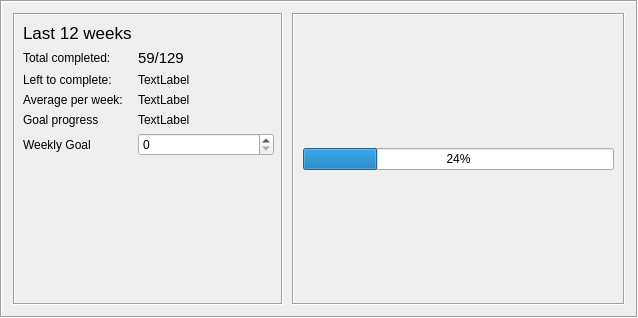
<?xml version="1.0" encoding="UTF-8"?>
<ui version="4.0">
 <class>ProgressView</class>
 <widget class="QFrame" name="ProgressView">
  <property name="geometry">
   <rect>
    <x>0</x>
    <y>0</y>
    <width>638</width>
    <height>318</height>
   </rect>
  </property>
  <property name="windowTitle">
   <string>Frame</string>
  </property>
  <property name="frameShape">
   <enum>QFrame::Box</enum>
  </property>
  <property name="frameShadow">
   <enum>QFrame::Sunken</enum>
  </property>
  <layout class="QHBoxLayout" name="horizontalLayout_2">
   <item>
    <layout class="QHBoxLayout" name="horizontalLayout">
     <property name="spacing">
      <number>9</number>
     </property>
     <item>
      <widget class="QFrame" name="legendFrame">
       <property name="sizePolicy">
        <sizepolicy hsizetype="Fixed" vsizetype="Preferred">
         <horstretch>0</horstretch>
         <verstretch>0</verstretch>
        </sizepolicy>
       </property>
       <property name="minimumSize">
        <size>
         <width>270</width>
         <height>0</height>
        </size>
       </property>
       <property name="frameShape">
        <enum>QFrame::Box</enum>
       </property>
       <property name="frameShadow">
        <enum>QFrame::Sunken</enum>
       </property>
       <widget class="QWidget" name="gridLayoutWidget_3">
        <property name="geometry">
         <rect>
          <x>10</x>
          <y>10</y>
          <width>251</width>
          <height>271</height>
         </rect>
        </property>
        <layout class="QFormLayout" name="formLayout">
         <item row="0" column="0">
          <widget class="QLabel" name="lblTitle">
           <property name="sizePolicy">
            <sizepolicy hsizetype="MinimumExpanding" vsizetype="Preferred">
             <horstretch>0</horstretch>
             <verstretch>0</verstretch>
            </sizepolicy>
           </property>
           <property name="font">
            <font>
             <pointsize>13</pointsize>
            </font>
           </property>
           <property name="text">
            <string>Last 12 weeks</string>
           </property>
          </widget>
         </item>
         <item row="1" column="0">
          <widget class="QLabel" name="lblTotalCaption">
           <property name="text">
            <string>Total completed:</string>
           </property>
          </widget>
         </item>
         <item row="1" column="1">
          <widget class="QLabel" name="lblProgress">
           <property name="font">
            <font>
             <pointsize>11</pointsize>
            </font>
           </property>
           <property name="text">
            <string>59/129</string>
           </property>
          </widget>
         </item>
         <item row="3" column="0">
          <widget class="QLabel" name="lblAverageCaption">
           <property name="text">
            <string>Average per week: </string>
           </property>
          </widget>
         </item>
         <item row="3" column="1">
          <widget class="QLabel" name="lblAverage">
           <property name="text">
            <string>TextLabel</string>
           </property>
          </widget>
         </item>
         <item row="4" column="0">
          <widget class="QLabel" name="lblProgressPercentageCaption">
           <property name="text">
            <string>Goal progress</string>
           </property>
          </widget>
         </item>
         <item row="4" column="1">
          <widget class="QLabel" name="lblPercentage">
           <property name="text">
            <string>TextLabel</string>
           </property>
          </widget>
         </item>
         <item row="5" column="0">
          <widget class="QLabel" name="lblGoalCaption">
           <property name="text">
            <string>Weekly Goal</string>
           </property>
          </widget>
         </item>
         <item row="5" column="1">
          <widget class="QSpinBox" name="spinBoxGoal">
           <property name="sizePolicy">
            <sizepolicy hsizetype="Expanding" vsizetype="Fixed">
             <horstretch>0</horstretch>
             <verstretch>0</verstretch>
            </sizepolicy>
           </property>
           <property name="maximum">
            <number>1000</number>
           </property>
          </widget>
         </item>
         <item row="2" column="0">
          <widget class="QLabel" name="lblLeftCaption">
           <property name="text">
            <string>Left to complete:</string>
           </property>
          </widget>
         </item>
         <item row="2" column="1">
          <widget class="QLabel" name="lblLeft">
           <property name="text">
            <string>TextLabel</string>
           </property>
          </widget>
         </item>
        </layout>
       </widget>
      </widget>
     </item>
     <item>
      <widget class="QFrame" name="frame_2">
       <property name="sizePolicy">
        <sizepolicy hsizetype="Expanding" vsizetype="Preferred">
         <horstretch>0</horstretch>
         <verstretch>0</verstretch>
        </sizepolicy>
       </property>
       <property name="minimumSize">
        <size>
         <width>250</width>
         <height>270</height>
        </size>
       </property>
       <property name="frameShape">
        <enum>QFrame::Box</enum>
       </property>
       <property name="frameShadow">
        <enum>QFrame::Sunken</enum>
       </property>
       <layout class="QVBoxLayout" name="verticalLayout_2">
        <item>
         <layout class="QGridLayout" name="gaugeLayout"/>
        </item>
        <item>
         <widget class="QProgressBar" name="progressBarGoalProgress">
          <property name="sizePolicy">
           <sizepolicy hsizetype="Expanding" vsizetype="Fixed">
            <horstretch>0</horstretch>
            <verstretch>0</verstretch>
           </sizepolicy>
          </property>
          <property name="value">
           <number>24</number>
          </property>
         </widget>
        </item>
       </layout>
      </widget>
     </item>
    </layout>
   </item>
  </layout>
 </widget>
 <resources/>
 <connections/>
</ui>
